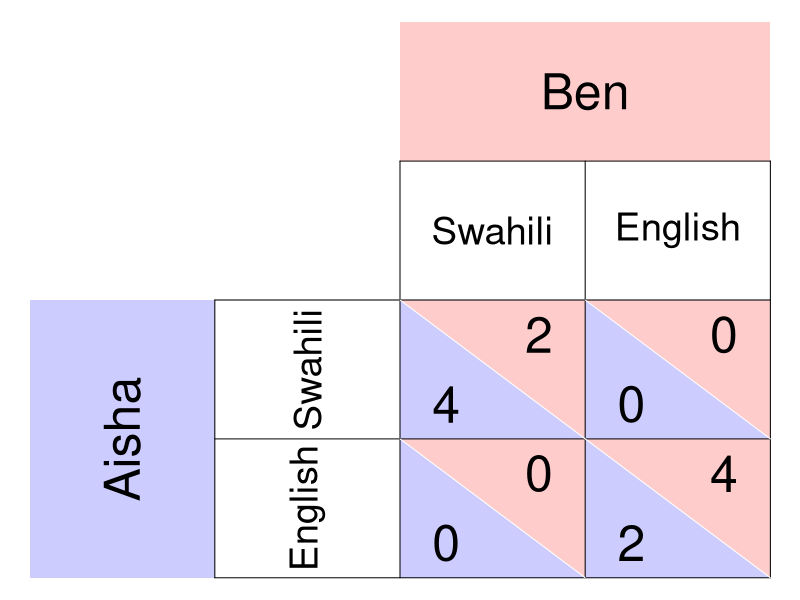

The R source for this figure:
require(ggplot2)
require(shape)
pdf(file = "society/matrix_disagreement_nosoln.pdf", width = 9, height = 7)

par(mar =  c(0, 0, 0, 0))
xlims <- c(0, 8)
ylims <- c(0, 8)

#TextSizes
PlayerSize <- 3
StratSize <- 2.3
PayoffSize <- 3
p1fadelevel <- 0.2
p2fadelevel <- 0.2

#Payoffs are listed as c("NW", "SW", "NE", "SE")

#Considerations for Player 1
P1Name <- c("Aisha")
P1Strat <- c("Swahili", "English")
P1Payoffs <- c("4", "0", "0", "2")
P1BR1 <- c("NW") #Must be NW or SW - the BR prints accordingly. 
P1BR2 <- c("SE") #Must be NE or SE - the BR prints accordingly. 
#NW = (5, 3); SW = (5,1); NE = (7, 3); SE = (7, 1)
P1bestsize <- 2.5 #Adjusts size of point indicating best response of P1

#Considerations for Player 2
P2Name <- c("Ben")
P2Strat <- c("Swahili", "English")
P2Payoffs <- c("2", "0", "0", "4")
P2BR1 <- c("NW") #Must be NW or SW - the BR prints accordingly. 
P2BR2 <- c("SE") #Must be NE or SE - the BR prints accordingly. 
P2bestsize <- 4 #Adjusts size of circle indicating best response of P2

plot(0, 0, xlim = xlims, ylim = ylims, type = "n",
     xlab = expression(""),
     ylab = expression(""),
     xaxt = "n", 
     yaxt = "n", 
     cex.lab = 2, 
     bty = "n")



#Color and label for Player 1 and their strategies
polygon(c(0,0,2,2,0), c(0,4,4,0,0), col=rgb(0, 0, 1, p1fadelevel), density=NULL, border = NA)
text(1, 2, P1Name[1], srt = 90, cex = PlayerSize)

text(3, 3, P1Strat[1], cex = StratSize, srt = 90)
text(3, 1, P1Strat[2], cex = StratSize, srt = 90)


#Color and label for Player 2
polygon(c(4,4,8,8,4), c(8,6,6,8,8), col=rgb(1, 0, 0, p2fadelevel), density=NULL, border = NA)
text(6, 7, P2Name[1], cex = PlayerSize)

text(5, 5, P2Strat[1], cex = StratSize)
text(7, 5, P2Strat[2], cex = StratSize)

#NorthWest cell 
#P1
polygon(c(4,4,6,4), c(4,2,2,4), col=rgb(0, 0, 1, p1fadelevel), density=NULL, border = NA)
#P2
polygon(c(4,6,6,4), c(4,4,2,4), col=rgb(1, 0, 0, p2fadelevel), density=NULL, border = NA)

#P1
text(4.5, 2.5, P1Payoffs[1], cex = PayoffSize)
#P2
text(5.5, 3.5, P2Payoffs[1], cex = PayoffSize)

#SouthWest cell  
#P1
polygon(c(4,4,6,4), c(2,0,0,2), col=rgb(0, 0, 1, p1fadelevel), density=NULL, border = NA)
#P2
polygon(c(4,6,6,4), c(2,2,0,2), col=rgb(1, 0, 0, p2fadelevel), density=NULL, border = NA)

#P1
text(4.5, 0.5, P1Payoffs[2], cex = PayoffSize)
#P2
text(5.5, 1.5, P2Payoffs[2], cex = PayoffSize)


#NorthEast cell 
#P1
polygon(c(6,6,8,6), c(4,2,2,4), col=rgb(0, 0, 1, p1fadelevel), density=NULL, border = NA)
#P2
polygon(c(6,8,8,6), c(4,4,2,4), col=rgb(1, 0, 0, p2fadelevel), density=NULL, border = NA)
#P1
text(6.5, 2.5, P1Payoffs[3], cex = PayoffSize)
#P2
text(7.5, 3.5, P2Payoffs[3], cex = PayoffSize)

#SouthEast cell 
#P1
polygon(c(6,6,8,6), c(2,0,0,2), col=rgb(0, 0, 1, p1fadelevel), density=NULL, border = NA)
#P2
polygon(c(6,8,8,6), c(2,2,0,2), col=rgb(1, 0, 0, p2fadelevel), density=NULL, border = NA)
#P1
text(6.5, 0.5, P1Payoffs[4], cex = PayoffSize)
#P2
text(7.5, 1.5, P2Payoffs[4], cex = PayoffSize)


#Lines for the Table
segments(8, 0, 8, 6, lty = 1, col = "black")
segments(4, 6, 8, 6, lty = 1, col = "black")
segments(2, 0, 2, 4, lty = 1, col = "black")
segments(2, 0, 8, 0, lty = 1, col = "black")
segments(2, 4, 8, 4, lty = 1, col = "black")
segments(4, 0, 4, 6, lty = 1, col = "black")
segments(2, 2, 8, 2, lty = 1, col = "black")
segments(6, 0, 6, 6, lty = 1, col = "black")

#Diagonals
#NW
segments(4, 4, 6, 2, lty = 1, col = "white")
#NE
segments(6, 4, 8, 2, lty = 1, col = "white")
#SW
segments(4, 2, 6, 0, lty = 1, col = "white")
#Se
segments(6, 2, 8, 0, lty = 1, col = "white")


# #Best responses 
# #P1 
# if (P1BR1[1] == "NW"){
#   points(5, 3, pch = 16, col = "black", cex = P1bestsize)
# } else{points(5, 1, pch = 16, col = "black", cex = P1bestsize)
# }
# 
# if (P1BR2[1] == "NE"){
#   points(7, 3, pch = 16, col = "black", cex = P1bestsize)
# } else{points(7, 1, pch = 16, col = "black", cex = P1bestsize)
# }
# 
# 
# #P2
# if (P2BR1[1] == "NW"){
#   points(5, 3, pch = 1, col = "black", cex = P2bestsize)
# } else{points(7, 3, pch = 1, col = "black", cex = P2bestsize)
# }
# 
# if (P2BR2[1] == "SW"){
#   points(5, 3, pch = 1, col = "black", cex = P2bestsize)
# } else{points(7, 1, pch = 1, col = "black", cex = P2bestsize)
# }

dev.off()
